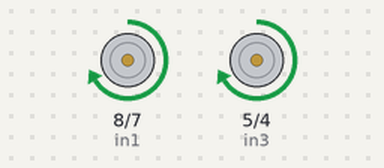
Simulated run of this sketch. Board: Arduino Uno, built with avr-gcc and run on an emulated ATmega328P. Shown: motor-driver pin pairs drawn as motors (green arrow = first pin HIGH = forward, orange = second pin HIGH = backward, longer = more drive, scaled by the enable pin).

Above: at 1.0 s.
At 3.0 s:
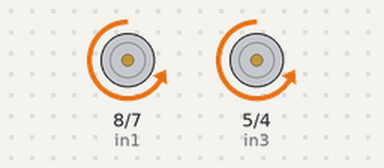
At 4.5 s:
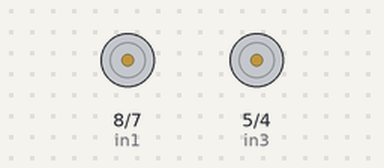
At 5.5 s:
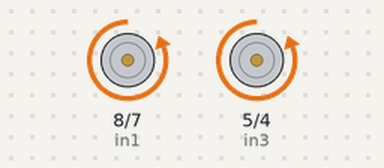
Timing chart, 0 to 6.9 s (numbered marks = the images above):
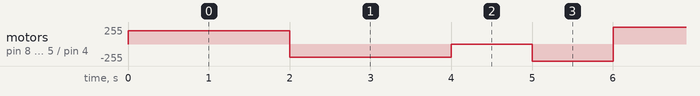

Measured:
- by itself, motor on pin 5 (in3) / pin 4 (in4): moves between backward 255/255 and forward 254/255, repeating every 42.0 s
- by itself, motor on pin 8 (in1) / pin 7 (in2): stopped → forward 200/255 at 0.00 s, → backward 200/255 2.0 s later, → stopped 2.0 s later, → backward 255/255 1.0 s later, … (59 changes in this stretch)

The sketch:

Frone_Bot_video_bout_L298N_and_arduino.ino
```cpp
//motor 1
int enA=9;
int in1=8;
int in2=7;

//motor 2
int enB=3;
int in3=5;
int in4=4;


void setup() {
  // set all motor pins to outputs

  pinMode(enA, OUTPUT);
  pinMode(enB, OUTPUT);
  pinMode(in1, OUTPUT);
  pinMode(in2, OUTPUT);
  pinMode(in3, OUTPUT);
  pinMode(in4, OUTPUT);

}

void demo0ne() {
//this function will run the motors in both directions at a fixed speed

//turn on motor A
digitalWrite(in1, HIGH);
digitalWrite(in2, LOW);

//SET SPEED TO 20O OUT OF POSSIBLE RANGE 0~255
analogWrite(enA, 200);

//turn on motor B
digitalWrite(in3, HIGH);
digitalWrite(in4, LOW);

//set speed to 200 out of possible range 0~255
analogWrite(enB, 200);
delay(2000);

//now change motor directions
digitalWrite(in1, LOW);
digitalWrite(in2, HIGH);
digitalWrite(in3, LOW);
digitalWrite(in4, HIGH);

delay(2000);

//now turn off motors
digitalWrite(in1, LOW);
digitalWrite(in2, LOW);
digitalWrite(in3, LOW);
digitalWrite(in4, LOW);

}

void demoTwo()

{

 //function will run motor accross full range of speeds
 //maximum speed is determined by the motor itself and the operating voltage

 //turn on motors

digitalWrite(in1, LOW);
digitalWrite(in2, HIGH);
digitalWrite(in3, LOW);
digitalWrite(in4, HIGH);


//accelerate

for(int i =0; i<256; i++)
  {
    analogWrite(enA, i);
    analogWrite(enB, i);
  }

}
  void loop(){

      demo0ne();

      delay(1000);

      demoTwo();

      delay(1000);

  }
```
